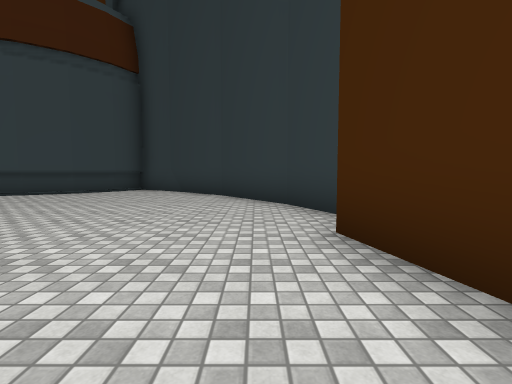
View 1 (above)

18 first-person views from a walk through a Unity game level. The camera is 1.2 m above the floor, tilts 4° down and sees 85° across. The floor is counted in squares, 2 m on a side. Each view is taken from the middle of a square. On the plan, view 1 faces up. The plan holds only what a view shows up to about 9 squares ahead; the rest is blank. The place goes on beyond the plan. The player character is not drawn. Some surface patterns are stand-ins.

View 2
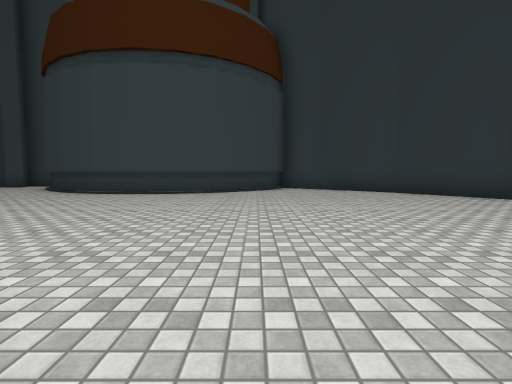

View 3
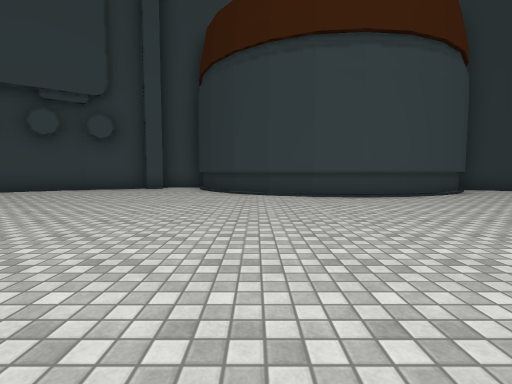

View 4
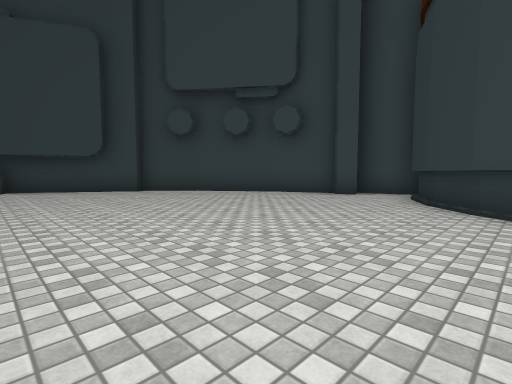

View 5
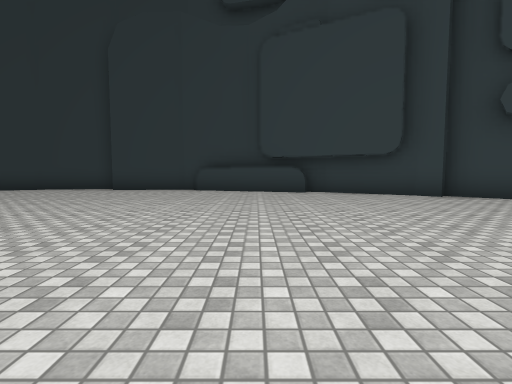

View 6
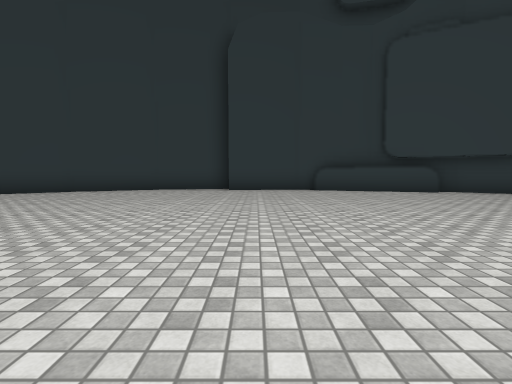

View 7
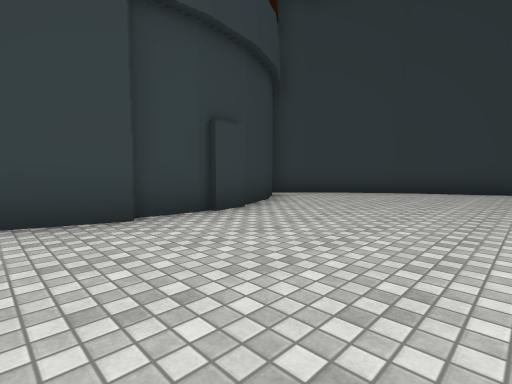

View 8
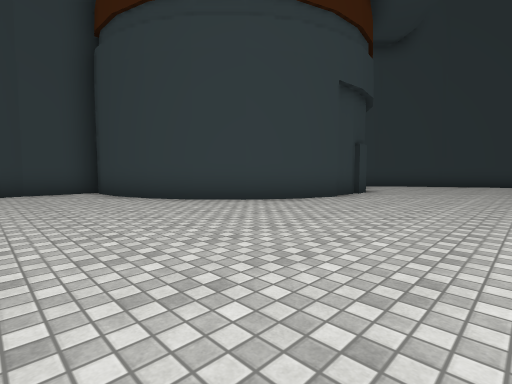

View 9
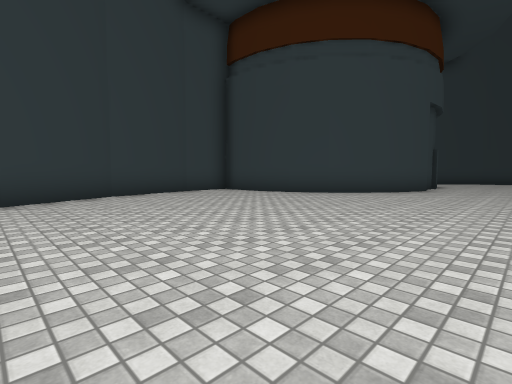

View 10
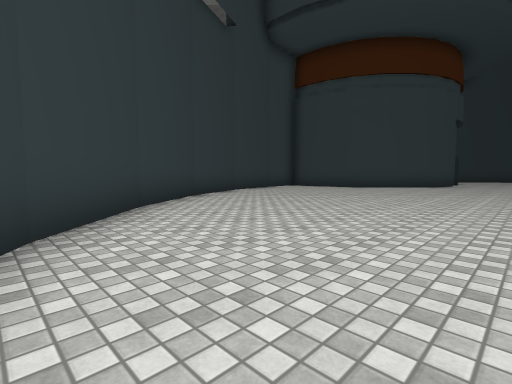

View 11
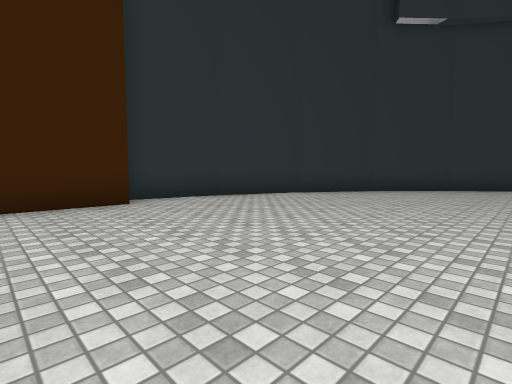

View 12
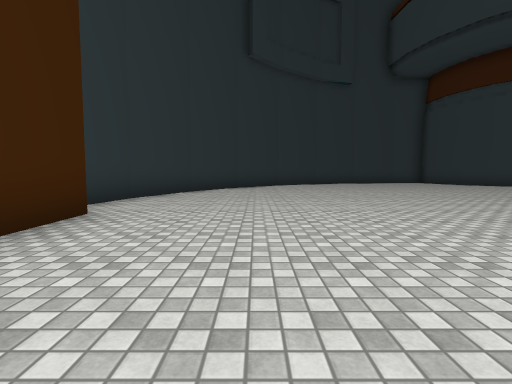

View 13
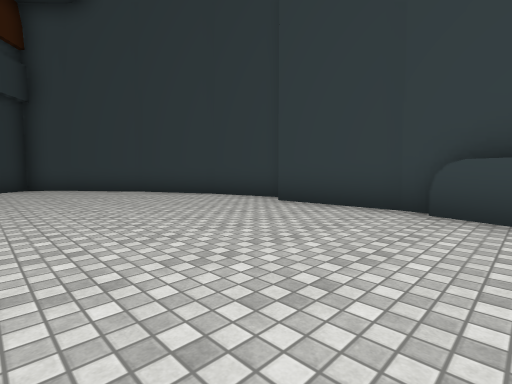

View 14
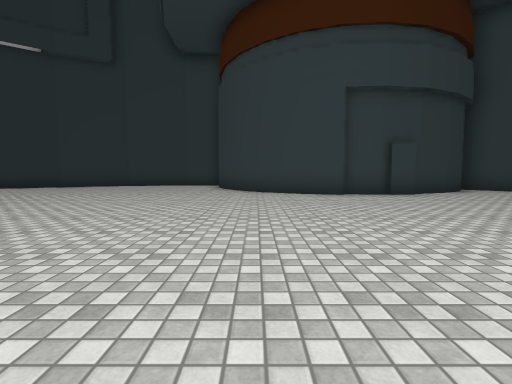

View 15
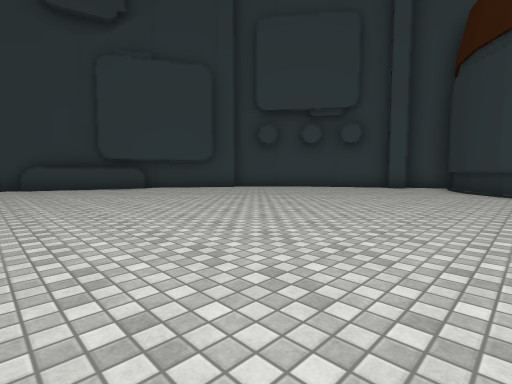

View 16
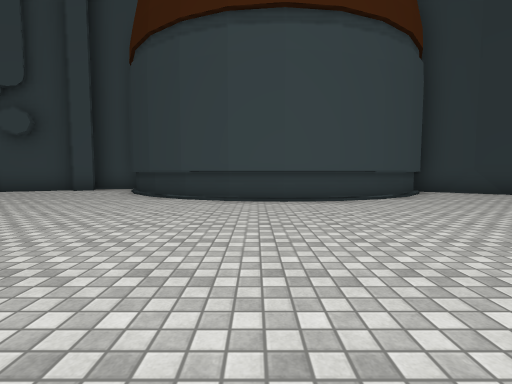

View 17
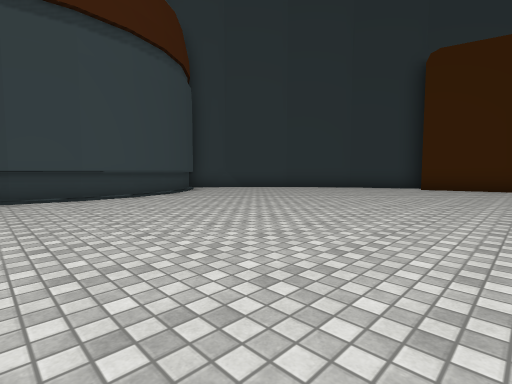

View 18
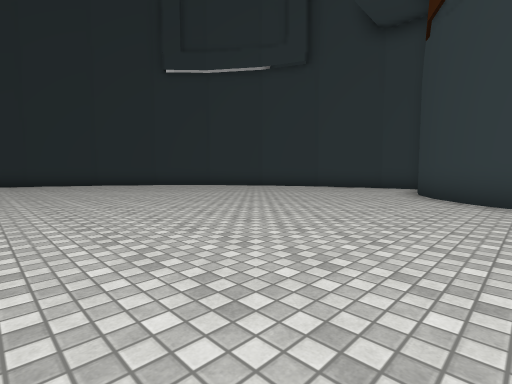

### Floor plan
Points are (right, up) in squares from view 1. A wall is a line through its corners. A room is listed if a view was taken in it or the views show most of it. See-through windows are left out.
Room 1 (views 1, 2, 3, 4, 5, 6, 7, 8, 9, 10, 11, 12, 13, 14, 15, 16, 17, 18)
walls: (-9.5, 6.8) (-10.7, 7.3); (-8.3, 6.7) (-9.6, 6.9); (-9.6, 7) (-10.7, 7.5); (-8.3, 6.9) (-9.7, 7); (-10.6, 7.3) (-11.7, 8); (-7.2, 6.9) (-8.4, 6.7); (-10.5, 7.4) (-11.6, 8.1); (-13.3, -8.8) (-12.1, -9.5); (-7.2, 7) (-8.5, 6.9); (-14.4, -8.5) (-13.1, -8.9); (-12.3, -9.4) (-11.3, -10.4); (-11.5, 8) (-12.4, 9); (-6.1, 7.3) (-7.3, 6.8); (-15.5, -8.6) (-14.4, -8.7); (-11.4, -10.3) (-10.8, -11.4); (-16.6, -8.7) (-15.3, -8.5); (-12.3, 8.9) (-12.9, 10); (-5.1, 8) (-6.2, 7.3); (-5.2, 8.1) (-6.2, 7.4) (-7.4, 7); (-10.8, -11.3) (-10.5, -12.6); (-17.7, -9.3) (-16.5, -8.8); (-10.5, -12.4) (-10.4, -13.6); (-4.5, 9) (-5.4, 8); (1.4, 0.5) (0.8, 2.8); (1.5, -2.1) (1.4, -0.1); (-14.3, 10.4) (-15, 10.1); (1.2, 4) (0.6, 5.3); (0.6, 5.2) (-0.9, 7.3); (-18.5, -9.9) (-17.6, -9.2); (-2.2, 8.6) (-3.2, 9.4); (-0.8, 7.3) (-2.7, 9) (-4.1, 9.9); (1.9, -4.6) (2.3, -2.3); (-15, 10.4) (-16.9, 9.6); (-20.2, 6.2) (-21.5, 4.1); (-21.7, 3.6) (-21.4, 3.5) (-22.4, -0.1); (-21.5, 4.2) (-22, 2.7); (-22.5, 0.8) (-22.7, -0.5) (-22.6, -3); (-0.3, -9.1) (1, -6.9) (1.9, -4.5); (-16.8, 9.7) (-18.7, 8.3); (-13.2, 11.3) (-14.8, 11); (-19.2, 7.8) (-20.1, 6.8) (-19.9, 6.6) (-20.3, 6.1); (-2.1, -11) (-0.2, -8.9); (-4.1, -12.4) (-2, -10.8); (-6.4, -13.4) (-4.1, -12.3); (-10.6, -14) (-8.8, -14) (-6.3, -13.4); (-23.2, -3.3) (-22.7, -5.4); (-20.3, -9.7) (-19.2, -10.7) (-18.5, -9.8); (-22.8, -5.3) (-21.7, -7.7); (-21.8, -7.6) (-20.2, -9.8)

Where each view was taken, in squares from view 1:
view 1: 0 up, 0 right, facing up
view 2: 1 down, 5 left, facing up
view 3: 0 up, 11 left, facing up
view 4: 3 up, 11 left, facing up-left
view 5: 2 up, 13 left, facing left
view 6: 2 down, 13 left, facing left
view 7: 5 down, 13 left, facing down-left
view 8: 5 down, 8 left, facing down-left
view 9: 6 down, 4 left, facing down-left
view 10: 6 down, 0 right, facing down-left
view 11: 0 up, 4 left, facing down-right
view 12: 2 up, 1 left, facing down
view 13: 1 up, 18 left, facing down-left
view 14: 1 down, 12 left, facing down
view 15: 1 down, 11 left, facing up-left
view 16: 1 up, 9 left, facing up
view 17: 0 up, 10 left, facing up-right
view 18: 3 down, 13 left, facing down-right
